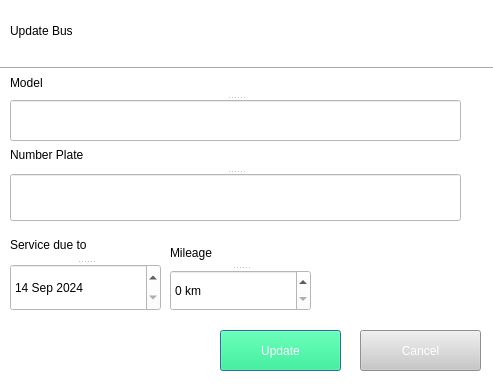
<?xml version="1.0" encoding="UTF-8"?>
<ui version="4.0">
 <class>busesDialogUpdate</class>
 <widget class="QDialog" name="busesDialogUpdate">
  <property name="geometry">
   <rect>
    <x>0</x>
    <y>0</y>
    <width>493</width>
    <height>388</height>
   </rect>
  </property>
  <property name="windowTitle">
   <string>Dialog</string>
  </property>
  <property name="styleSheet">
   <string notr="true">background-color: rgb(255, 255, 255);</string>
  </property>
  <widget class="Line" name="line">
   <property name="geometry">
    <rect>
     <x>0</x>
     <y>60</y>
     <width>581</width>
     <height>16</height>
    </rect>
   </property>
   <property name="orientation">
    <enum>Qt::Horizontal</enum>
   </property>
  </widget>
  <widget class="QLabel" name="label">
   <property name="geometry">
    <rect>
     <x>10</x>
     <y>10</y>
     <width>221</width>
     <height>41</height>
    </rect>
   </property>
   <property name="styleSheet">
    <string notr="true">font: 18pt &quot;MS Shell Dlg 2&quot;;</string>
   </property>
   <property name="text">
    <string>Update Bus</string>
   </property>
  </widget>
  <widget class="QSplitter" name="splitter_2">
   <property name="geometry">
    <rect>
     <x>10</x>
     <y>140</y>
     <width>451</width>
     <height>81</height>
    </rect>
   </property>
   <property name="orientation">
    <enum>Qt::Vertical</enum>
   </property>
   <widget class="QLabel" name="label_3">
    <property name="styleSheet">
     <string notr="true">font: 12pt &quot;MS Shell Dlg 2&quot;;</string>
    </property>
    <property name="text">
     <string>Number Plate</string>
    </property>
   </widget>
   <widget class="QLineEdit" name="lineEdit_2">
    <property name="styleSheet">
     <string notr="true"/>
    </property>
   </widget>
  </widget>
  <widget class="QSplitter" name="splitter">
   <property name="geometry">
    <rect>
     <x>10</x>
     <y>70</y>
     <width>451</width>
     <height>71</height>
    </rect>
   </property>
   <property name="orientation">
    <enum>Qt::Vertical</enum>
   </property>
   <widget class="QLabel" name="label_2">
    <property name="styleSheet">
     <string notr="true">font: 12pt &quot;MS Shell Dlg 2&quot;;</string>
    </property>
    <property name="text">
     <string>Model</string>
    </property>
   </widget>
   <widget class="QLineEdit" name="lineEdit">
    <property name="styleSheet">
     <string notr="true"/>
    </property>
   </widget>
  </widget>
  <widget class="QPushButton" name="UpdateBusButton">
   <property name="geometry">
    <rect>
     <x>220</x>
     <y>330</y>
     <width>121</width>
     <height>41</height>
    </rect>
   </property>
   <property name="styleSheet">
    <string notr="true">border:&quot;none&quot;;
background-color: rgb(0, 255, 127);
font: 75 10pt &quot;MS Shell Dlg 2&quot;;
color: rgb(255, 255, 255);
border-radius:&quot;10px&quot;</string>
   </property>
   <property name="text">
    <string>Update</string>
   </property>
   <property name="checkable">
    <bool>true</bool>
   </property>
  </widget>
  <widget class="QPushButton" name="CancelUpdateButton">
   <property name="geometry">
    <rect>
     <x>360</x>
     <y>330</y>
     <width>121</width>
     <height>41</height>
    </rect>
   </property>
   <property name="styleSheet">
    <string notr="true">border:&quot;none&quot;;
background-color: rgb(200, 200, 200);
font: 75 10pt &quot;MS Shell Dlg 2&quot;;
color: rgb(255, 255, 255);
border-radius:&quot;10px&quot;</string>
   </property>
   <property name="text">
    <string>Cancel</string>
   </property>
   <property name="checkable">
    <bool>true</bool>
   </property>
  </widget>
  <widget class="QSplitter" name="splitter_4">
   <property name="geometry">
    <rect>
     <x>10</x>
     <y>230</y>
     <width>151</width>
     <height>81</height>
    </rect>
   </property>
   <property name="orientation">
    <enum>Qt::Vertical</enum>
   </property>
   <widget class="QLabel" name="label_5">
    <property name="styleSheet">
     <string notr="true">font: 12pt &quot;MS Shell Dlg 2&quot;;</string>
    </property>
    <property name="text">
     <string>Service due to</string>
    </property>
   </widget>
   <widget class="QDateEdit" name="dateEdit">
    <property name="dateTime">
     <datetime>
      <hour>0</hour>
      <minute>0</minute>
      <second>0</second>
      <year>2024</year>
      <month>9</month>
      <day>14</day>
     </datetime>
    </property>
    <property name="maximumDateTime">
     <datetime>
      <hour>23</hour>
      <minute>59</minute>
      <second>59</second>
      <year>2025</year>
      <month>12</month>
      <day>31</day>
     </datetime>
    </property>
    <property name="minimumDateTime">
     <datetime>
      <hour>0</hour>
      <minute>0</minute>
      <second>0</second>
      <year>2024</year>
      <month>9</month>
      <day>14</day>
     </datetime>
    </property>
   </widget>
  </widget>
  <widget class="QSplitter" name="splitter_5">
   <property name="geometry">
    <rect>
     <x>170</x>
     <y>240</y>
     <width>141</width>
     <height>71</height>
    </rect>
   </property>
   <property name="orientation">
    <enum>Qt::Vertical</enum>
   </property>
   <widget class="QLabel" name="label_6">
    <property name="styleSheet">
     <string notr="true">font: 12pt &quot;MS Shell Dlg 2&quot;;</string>
    </property>
    <property name="text">
     <string>Mileage</string>
    </property>
   </widget>
   <widget class="QSpinBox" name="spinBox">
    <property name="specialValueText">
     <string/>
    </property>
    <property name="suffix">
     <string> km</string>
    </property>
    <property name="prefix">
     <string/>
    </property>
    <property name="maximum">
     <number>1000000</number>
    </property>
   </widget>
  </widget>
 </widget>
 <resources/>
 <connections/>
</ui>
